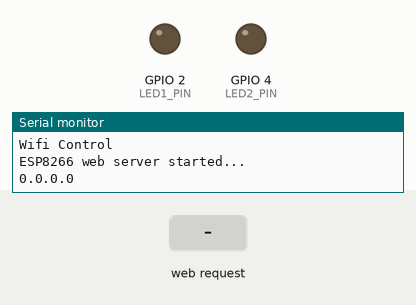
This sketch was run on a simulated ESP8266 (NodeMCU). Parts: output pins drawn as LEDs (lit = HIGH), the last lines printed to the serial monitor. Inputs (shaded band) come from the test bench. WiFi joins after 1.5 s; servers stay silent unless stated.

Above: at 1.2 s.
1.3 s: HTTP request GET /led1on received
At 2.1 s:
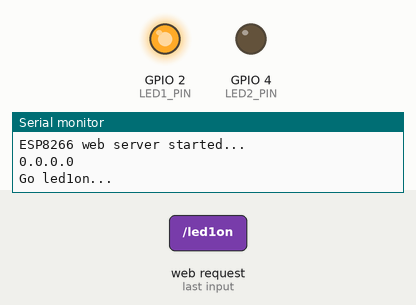
2.8 s: HTTP request GET /led2on received
At 3.2 s:
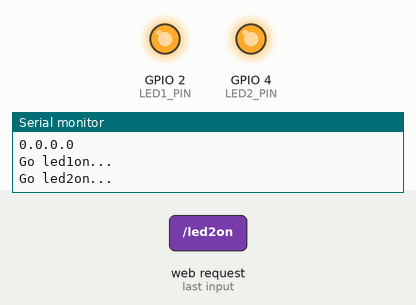
4.3 s: HTTP request GET /led1off received
At 5.5 s:
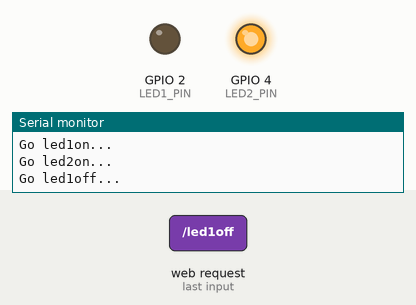
5.8 s: HTTP request GET /led2off received
At 6.7 s:
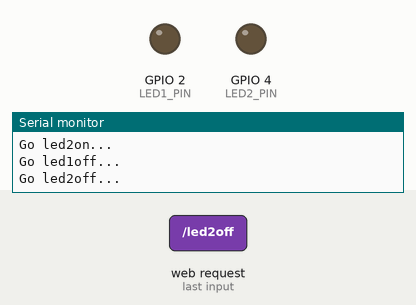
Timing chart, 0 to 8.3 s (numbered marks = the images above; inputs shaded):
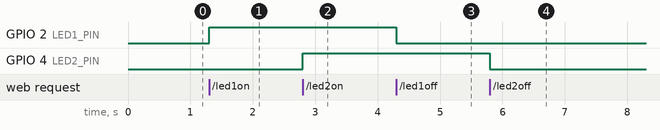

The sketch:

6WiFi_AP_appTest.ino
```cpp
/*
//AP mode test OK good 20201001
//WiFi 설정 IoT-AP 연결
//led button test
D0  16 LED PULLUP 10K
D1  5
D2  4
D3  0 FLASH
D4  2    (SDA
D5  14   (SCL
D6  12 R
D7  13 B
D8  15 G PULLDOWN 10K
TX  1
RX  3
*/
#include <ESP8266WiFi.h>
#include <ESP8266WebServer.h>

// WiFi settings
#define WIFI_MODE   1// 1 = AP mode, 2 = STA mode
#define SSID_AP     "IoT-AP"    // for AP mode
#define PASSWORD_AP "12345678" // for AP mode
#define SSID_STA     "wifi_ssid"     // wifi_ssid for STA mode
#define PASSWORD_STA "wifi_password" // wifi_password for STA mode

// pin settings
#define LED1_PIN    2   //16 pin 1 of (D0)led
#define LED2_PIN    4   //15 pin 2 of (D8) motor
#define MOT_SPEED   1023      //speed motor (0-1023)

IPAddress local_ip(192, 168, 4, 1); //IP for AP mode
IPAddress gateway(192, 168, 4, 1); //IP for AP mode
IPAddress subnet(255, 255, 255, 0); //IP for AP mode
ESP8266WebServer server(80);
int set_mode = 0; //select mode action
bool LED1status = LOW;
bool LED2status = LOW;

// initialize
void setup() {
  Serial.begin(9600);
  Serial.println("Wifi Control");
  pinMode(LED1_PIN, OUTPUT);
  pinMode(LED2_PIN, OUTPUT);

  if (WIFI_MODE == 1) { // AP mode
    WiFi.softAP(SSID_AP, PASSWORD_AP);
    WiFi.softAPConfig(local_ip, gateway, subnet);
  } else { // STA mode
    WiFi.begin(SSID_STA, PASSWORD_STA);
    Serial.print("Connecting to WiFi...");
    while (WiFi.status() != WL_CONNECTED) {
      delay(100);
      Serial.print(".");
    }
    Serial.println("");
    Serial.print("Connected! IP: ");
    Serial.println(WiFi.localIP()); //
  }

  // setup web server to handle specific HTTP requests
  server.on("/", HTTP_GET, handle_OnConnect);
  server.on("/led1on", handle_led1on);
  server.on("/led1off", handle_led1off);
  server.on("/led2on", handle_led2on);
  server.on("/led2off", handle_led2off);
  server.onNotFound(handle_NotFound);

  //start server
  server.begin();
  Serial.println("ESP8266 web server started...");
  Serial.println(WiFi.localIP());
}

// handle HTTP requests and arduino control
void loop() {
  server.handleClient();
  ardu_action();
}

// HTTP request: on connect
void handle_OnConnect() {
  set_mode = 0; //LED1status=LOW; LED2status=LOW;
  Serial.println("Client connected");
  server.send(200, "text/html", SendHTML());
}
/*
// HTTP request: all off
void handle_alloff() {
  set_mode = 0; LED1status=LOW; MOT1status=LOW;
  Serial.println("All off");
  server.send(200, "text/html", SendHTML());
}
*/
// HTTP request: go func 1
void handle_led1on() {
  set_mode = 1; //LED1status=LOW; MOT1status=HIGH;
  Serial.println("Go led1on...");
  server.send(200, "text/html", SendHTML());
}

// HTTP request: go func 2
void handle_led1off() {
  set_mode = 2; //MOT1status=HIGH; LED1status=HIGH;
  Serial.println("Go led1off...");
  server.send(200, "text/html", SendHTML());
}

// HTTP request: go func 3
void handle_led2on() {
  set_mode = 3; //MOT1status=HIGH; //MOT1status=LOW;
  Serial.println("Go led2on...");
  server.send(200, "text/html", SendHTML());
}

// HTTP request: go func 4
void handle_led2off() {
  set_mode = 4; //MOT1status=HIGH;
  Serial.println("Go led2off...");
  server.send(200, "text/html", SendHTML());
}
/*
// HTTP request: go func 5
void handle_mot1speed() {
  set_mode = 5; MOT1status=HIGH;
  Serial.println("Go mot1speed...");
  server.send(200, "text/html", SendHTML());
}
*/

// HTTP request: other
void handle_NotFound() {
  set_mode = 0; LED1status=LOW; LED2status=LOW;
  Serial.println("Page error");
  server.send(404, "text/plain", "Not found");
}

// control mode select
void ardu_action() {
  switch (set_mode) {
    case 0: // all off
      digitalWrite(LED1_PIN, LOW);
      digitalWrite(LED2_PIN, LOW);
      ///analogWrite(MOT1_PIN, 192);
      break;
    case 1: // LED1 On
      digitalWrite(LED1_PIN, HIGH);
 //     digitalWrite(LED2_PIN, LOW);
      break;
    case 2: // LED1 OFF
      digitalWrite(LED1_PIN, LOW);
 //     digitalWrite(LED2_PIN, LOW);
      break;
    case 3: // LED2 On
 //     digitalWrite(MOT1_PIN, LOW);
      digitalWrite(LED2_PIN, HIGH);
      break;
    case 4: // LED2 OFF
//      digitalWrite(LED1_PIN, HIGH);
      digitalWrite(LED2_PIN, LOW);
      break;
///    case 5: // MOT_SPEED
///      analogWrite(MOT1_PIN, MOT_SPEED);
///      break;
  }
}

// output HTML web page for user
String SendHTML() {
  String html = "<!DOCTYPE html>\n";
  html += "<html>\n";
  html += "<head>\n";
  html += "<title>Wifi Control</title>\n";
  html += "<meta name=\"viewport\" content=\"width=device-width, initial-scale=1\">\n";
  html += "<style>\n";
  html += "html {font-family: Helvetica; display: inline-block; margin: 0px auto; text-align: center;}\n";
  html += "body {margin-top: 10px;} h2 {color: #444444;margin: 10px auto 10px;} h4 {color: #444444;margin-bottom: 10px;}\n";
  html += ".button {border: 5px solid green; color: white; width: 120px; height: 50px; margin: 5px; padding: 15px 15px; text-align: center; text-decoration: none; font-weight: bold; font-size: 20px; border-radius: 10px; box-shadow: 0 6px #999; cursor: pointer;}\n";
  html += ".button-on {background-color: #700000;}\n";
  html += ".button-off {background-color: #000070;}\n";
  html += ".button:active {background-color: #3e8e41; box-shadow: 0 5px #666; transform: translateY(4px);}\n";
  html += ".center {display: flex; justify-content: center; align-items: center; margin: 10px;}\n";
  html += "p {font-size: 14px;color: #888;margin-bottom: 10px;}\n";
  html += "</style>\n";
  html += "</head>\n";
  html += "<body>\n";
  html += "<div align=\"center\">\n";
  html += "<h2>Wifi Control</h2>\n";
  html += "<br>\n";
  html += "<form method=\"GET\">\n";
  html += "<input class=\"button button-on\" type=\"button\" value=\"1\" onclick=\"window.location.href='/led1on'\">\n";
  html += "<br><br>\n";
  html += "<input class=\"button button-off\" type=\"button\" value=\"2\" onclick=\"window.location.href='/led1off'\">\n";
  html += "<br><br>\n";
  html += "<input class=\"button button-on\" type=\"button\" value=\"3\" onclick=\"window.location.href='/led2on'\">\n";
  html += "<br><br>\n";
  html += "<input class=\"button button-off\" type=\"button\" value=\"4\" onclick=\"window.location.href='/led2off'\">\n";
  html += "</form>\n";
  html += "</div>\n";
  html += "</body>\n";
  html += "</html>\n";
  return html;
}
```

Measured:
- after the input at 1.3 s, GPIO 2 (LED1_PIN): LOW → HIGH at once
- after the input at 2.8 s, GPIO 4 (LED2_PIN): LOW → HIGH at once
- after the input at 4.3 s, GPIO 2 (LED1_PIN): HIGH → LOW at once
- after the input at 5.8 s, GPIO 4 (LED2_PIN): HIGH → LOW at once
